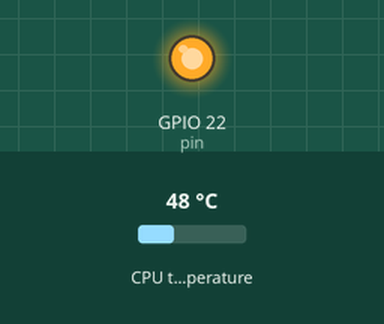
Simulated run of this program. Board: Raspberry Pi (BCM pin numbers). Shown: output pins drawn as LEDs (lit = HIGH). The test bench sets the inputs (shaded band); at power-on: CPU temperature 48 °C. The clock reads 2024-03-15 10:24:30 at power-on unless the program sets it; files the program writes start out absent.

Above: at 1.2 s.
1.3 s: CPU temperature set to 42 °C
7.3 s: CPU temperature set to 39 °C
At 11.6 s:
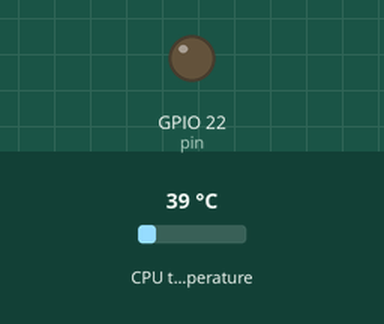
13.3 s: CPU temperature set to 44 °C
At 15.8 s:
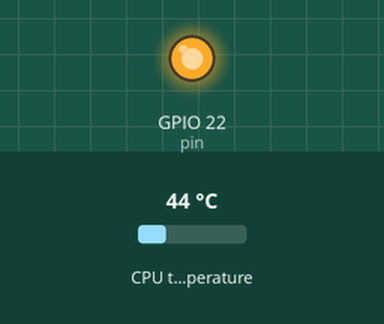
19.3 s: CPU temperature set to 31 °C
At 21.2 s:
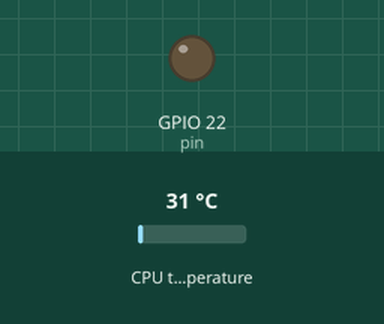
Timing chart, 0 to 22.7 s (numbered marks = the images above; inputs shaded):
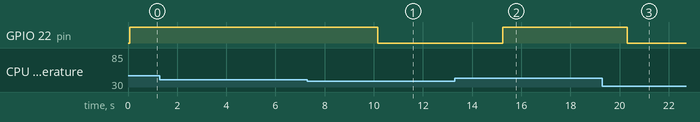

Measured:
- the behaviour switches between 41 and 40 °C on CPU temperature (found by bisection; images 0 and 1)
- after the input at 1.3 s, every drawn part: stays the same
- after the input at 7.3 s, GPIO 22 (pin): HIGH → LOW after 2.9 s
- after the input at 13.3 s, GPIO 22 (pin): LOW → HIGH after 1.9 s
- after the input at 19.3 s, GPIO 22 (pin): HIGH → LOW after 1.0 s

The program:

run-fan.py
```python
#!/usr/bin/env python3
# -*- coding: utf-8 -*-

import os
import time
import signal
import RPi.GPIO as GPIO

pin = 22 # The pin ID, edit here to change it
schwell_temp = 40 # The maximum temperature in Celsius after which we trigger the fan
max_temp = 45 # The maximum temperature after the Controller shows a warning
status = 0

def setup():
	GPIO.setmode(GPIO.BCM)
	GPIO.setup(pin, GPIO.OUT)
	GPIO.setwarnings(False)
	f = open('/home/development/HeatFan/log.txt', 'a')
	f.close()
	return()

def getCPUtemperature():
	res = os.popen('vcgencmd measure_temp').readline()
	temp = (res.replace("temp=","").replace("'C\n",""))
	#print("CPU-Temperatur beträgt {0}°C.".format(temp)) #Uncomment here for testing
	return temp

def getCPUvolts():
	res = os.popen('vcgencmd measure_volts').readline()
	temp = (res.replace("volt=","").replace("00V\n",""))
	#print("CPU-Spannung liegt bei {0}V.".format(temp)) #Uncomment here for testing
	return temp

def getClockARM():
	res = os.popen('vcgencmd measure_clock arm').readline()
	temp = (res.replace("frequency(45)=","").replace("000","").replace("000","")).replace("\n","")
	#print("CPU-Frequenz liegt bei {0}MHz.".format(temp)) #Uncomment here for testing
	return temp

def getClockCore():
	res = os.popen('vcgencmd measure_clock core').readline()
	temp = (res.replace("frequency(1)=","").replace("000","").replace("000","")).replace("\n","")
	#print("Grafikfrequenz liegt bei {0}MHz.".format(temp)) #Uncomment here for testing
	return temp

def getCPUarm():
	res = os.popen('vcgencmd get_mem arm').readline()
	temp = (res.replace("arm=","").replace("M","")).replace("\n","")
	#print("CPU-Ram beträgt {0}M.".format(temp)) #Uncomment here for testing
	return temp

def fanON():
	GPIO.output(pin, True)
	return()

def fanOFF():
	GPIO.output(pin, False)
	return()

def getTEMP(x):
	CPU_temp = float(getCPUtemperature())
	if CPU_temp > max_temp:
		if x != 2:
			writetime(CPU_temp, "Overheat")
		x = 2
		fanON()
		#print("Data wird in log.txt gespeichert")
		#print("CPU-Temperatur beträgt {0}°C".format(CPU_temp))
	elif CPU_temp > schwell_temp:
		if x == 0:
			writetime(CPU_temp, "Fan on")
		x = 1
		fanON()
		#print("CPU-Temperatur beträgt {0}°C".format(CPU_temp))
		#print "Fan an"
	else:
		if x != 0:
			writetime(CPU_temp, "Fan off")
		x = 0
		fanOFF()
		#print("CPU-Temperatur beträgt {0}°C".format(CPU_temp))
		#print "Fan aus"
	return x

def writetime(data, status):
	f = open('./fan_log.txt', 'a')
	logtime = time.ctime()
	f.write("%s\t\t%s ==> %s°C" % (status, logtime, data))
	f.write(", %sV, %sMhz, %sMHz, %sM\n" % (getCPUvolts(), getClockARM(), getClockCore(), getCPUarm()))
	f.close()

try:
	setup()
	while True:
		status = getTEMP(status)
		time.sleep(5) # Read the temperature every 5 sec, increase or decrease this limit if you want

except KeyboardInterrupt: # trap a CTRL+C keyboard interrupt
	GPIO.cleanup() # resets all GPIO ports used by this program
```
